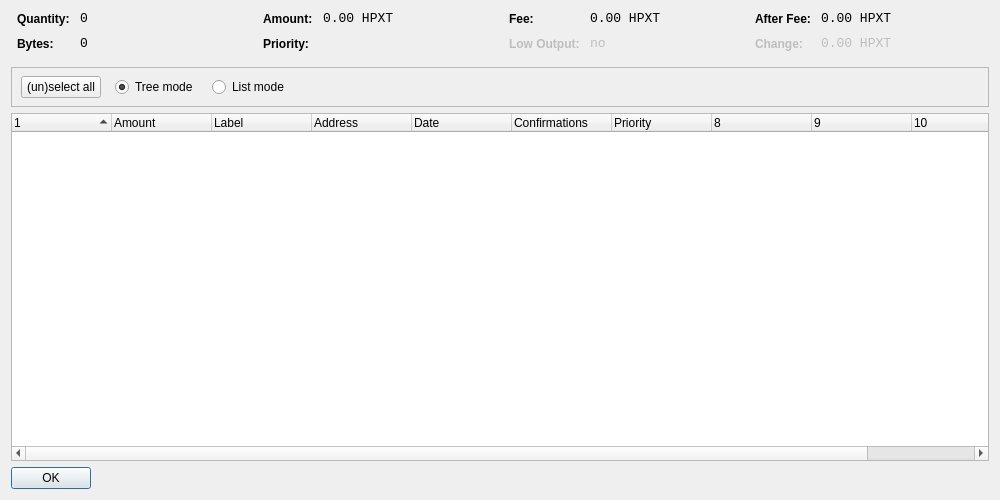
<?xml version="1.0" encoding="UTF-8"?>
<ui version="4.0">
 <class>CoinControlDialog</class>
 <widget class="QDialog" name="CoinControlDialog">
  <property name="geometry">
   <rect>
    <x>0</x>
    <y>0</y>
    <width>1000</width>
    <height>500</height>
   </rect>
  </property>
  <property name="windowTitle">
   <string>Coin Control</string>
  </property>
  <layout class="QVBoxLayout" name="verticalLayout">
   <item>
    <layout class="QHBoxLayout" name="horizontalLayoutTop" stretch="0,0,0,0">
     <property name="topMargin">
      <number>0</number>
     </property>
     <property name="bottomMargin">
      <number>10</number>
     </property>
     <item>
      <layout class="QFormLayout" name="formLayoutCoinControl1">
       <property name="horizontalSpacing">
        <number>10</number>
       </property>
       <property name="verticalSpacing">
        <number>10</number>
       </property>
       <property name="leftMargin">
        <number>6</number>
       </property>
       <property name="rightMargin">
        <number>6</number>
       </property>
       <item row="0" column="0">
        <widget class="QLabel" name="labelCoinControlQuantityText">
         <property name="styleSheet">
          <string notr="true">font-weight:bold;</string>
         </property>
         <property name="text">
          <string>Quantity:</string>
         </property>
        </widget>
       </item>
       <item row="0" column="1">
        <widget class="QLabel" name="labelCoinControlQuantity">
         <property name="font">
          <font>
           <family>Monospace</family>
           <pointsize>10</pointsize>
          </font>
         </property>
         <property name="cursor">
          <cursorShape>IBeamCursor</cursorShape>
         </property>
         <property name="contextMenuPolicy">
          <enum>Qt::ActionsContextMenu</enum>
         </property>
         <property name="text">
          <string notr="true">0</string>
         </property>
         <property name="textInteractionFlags">
          <set>Qt::LinksAccessibleByMouse|Qt::TextSelectableByKeyboard|Qt::TextSelectableByMouse</set>
         </property>
        </widget>
       </item>
       <item row="1" column="0">
        <widget class="QLabel" name="labelCoinControlBytesText">
         <property name="styleSheet">
          <string notr="true">font-weight:bold;</string>
         </property>
         <property name="text">
          <string>Bytes:</string>
         </property>
        </widget>
       </item>
       <item row="1" column="1">
        <widget class="QLabel" name="labelCoinControlBytes">
         <property name="font">
          <font>
           <family>Monospace</family>
           <pointsize>10</pointsize>
          </font>
         </property>
         <property name="cursor">
          <cursorShape>IBeamCursor</cursorShape>
         </property>
         <property name="contextMenuPolicy">
          <enum>Qt::ActionsContextMenu</enum>
         </property>
         <property name="text">
          <string notr="true">0</string>
         </property>
         <property name="textInteractionFlags">
          <set>Qt::LinksAccessibleByMouse|Qt::TextSelectableByKeyboard|Qt::TextSelectableByMouse</set>
         </property>
        </widget>
       </item>
      </layout>
     </item>
     <item>
      <layout class="QFormLayout" name="formLayoutCoinControl2">
       <property name="horizontalSpacing">
        <number>10</number>
       </property>
       <property name="verticalSpacing">
        <number>10</number>
       </property>
       <property name="leftMargin">
        <number>6</number>
       </property>
       <property name="rightMargin">
        <number>6</number>
       </property>
       <item row="0" column="0">
        <widget class="QLabel" name="labelCoinControlAmountText">
         <property name="styleSheet">
          <string notr="true">font-weight:bold;</string>
         </property>
         <property name="text">
          <string>Amount:</string>
         </property>
        </widget>
       </item>
       <item row="0" column="1">
        <widget class="QLabel" name="labelCoinControlAmount">
         <property name="font">
          <font>
           <family>Monospace</family>
           <pointsize>10</pointsize>
          </font>
         </property>
         <property name="cursor">
          <cursorShape>IBeamCursor</cursorShape>
         </property>
         <property name="contextMenuPolicy">
          <enum>Qt::ActionsContextMenu</enum>
         </property>
         <property name="text">
          <string notr="true">0.00 HPXT</string>
         </property>
         <property name="textInteractionFlags">
          <set>Qt::LinksAccessibleByMouse|Qt::TextSelectableByKeyboard|Qt::TextSelectableByMouse</set>
         </property>
        </widget>
       </item>
       <item row="1" column="0">
        <widget class="QLabel" name="labelCoinControlPriorityText">
         <property name="styleSheet">
          <string notr="true">font-weight:bold;</string>
         </property>
         <property name="text">
          <string>Priority:</string>
         </property>
        </widget>
       </item>
       <item row="1" column="1">
        <widget class="QLabel" name="labelCoinControlPriority">
         <property name="font">
          <font>
           <family>Monospace</family>
           <pointsize>10</pointsize>
          </font>
         </property>
         <property name="cursor">
          <cursorShape>IBeamCursor</cursorShape>
         </property>
         <property name="contextMenuPolicy">
          <enum>Qt::ActionsContextMenu</enum>
         </property>
         <property name="text">
          <string/>
         </property>
         <property name="textInteractionFlags">
          <set>Qt::LinksAccessibleByMouse|Qt::TextSelectableByKeyboard|Qt::TextSelectableByMouse</set>
         </property>
        </widget>
       </item>
      </layout>
     </item>
     <item>
      <layout class="QFormLayout" name="formLayoutCoinControl3">
       <property name="horizontalSpacing">
        <number>10</number>
       </property>
       <property name="verticalSpacing">
        <number>10</number>
       </property>
       <property name="leftMargin">
        <number>6</number>
       </property>
       <property name="rightMargin">
        <number>6</number>
       </property>
       <item row="0" column="0">
        <widget class="QLabel" name="labelCoinControlFeeText">
         <property name="styleSheet">
          <string notr="true">font-weight:bold;</string>
         </property>
         <property name="text">
          <string>Fee:</string>
         </property>
        </widget>
       </item>
       <item row="0" column="1">
        <widget class="QLabel" name="labelCoinControlFee">
         <property name="font">
          <font>
           <family>Monospace</family>
           <pointsize>10</pointsize>
          </font>
         </property>
         <property name="cursor">
          <cursorShape>IBeamCursor</cursorShape>
         </property>
         <property name="contextMenuPolicy">
          <enum>Qt::ActionsContextMenu</enum>
         </property>
         <property name="text">
          <string notr="true">0.00 HPXT</string>
         </property>
         <property name="textInteractionFlags">
          <set>Qt::LinksAccessibleByMouse|Qt::TextSelectableByKeyboard|Qt::TextSelectableByMouse</set>
         </property>
        </widget>
       </item>
       <item row="1" column="0">
        <widget class="QLabel" name="labelCoinControlLowOutputText">
         <property name="enabled">
          <bool>false</bool>
         </property>
         <property name="styleSheet">
          <string notr="true">font-weight:bold;</string>
         </property>
         <property name="text">
          <string>Low Output:</string>
         </property>
        </widget>
       </item>
       <item row="1" column="1">
        <widget class="QLabel" name="labelCoinControlLowOutput">
         <property name="enabled">
          <bool>false</bool>
         </property>
         <property name="font">
          <font>
           <family>Monospace</family>
           <pointsize>10</pointsize>
          </font>
         </property>
         <property name="cursor">
          <cursorShape>IBeamCursor</cursorShape>
         </property>
         <property name="contextMenuPolicy">
          <enum>Qt::ActionsContextMenu</enum>
         </property>
         <property name="text">
          <string notr="true">no</string>
         </property>
         <property name="textInteractionFlags">
          <set>Qt::LinksAccessibleByMouse|Qt::TextSelectableByKeyboard|Qt::TextSelectableByMouse</set>
         </property>
        </widget>
       </item>
      </layout>
     </item>
     <item>
      <layout class="QFormLayout" name="formLayoutCoinControl4">
       <property name="horizontalSpacing">
        <number>10</number>
       </property>
       <property name="verticalSpacing">
        <number>10</number>
       </property>
       <property name="leftMargin">
        <number>6</number>
       </property>
       <property name="rightMargin">
        <number>6</number>
       </property>
       <item row="0" column="0">
        <widget class="QLabel" name="labelCoinControlAfterFeeText">
         <property name="styleSheet">
          <string notr="true">font-weight:bold;</string>
         </property>
         <property name="text">
          <string>After Fee:</string>
         </property>
        </widget>
       </item>
       <item row="0" column="1">
        <widget class="QLabel" name="labelCoinControlAfterFee">
         <property name="font">
          <font>
           <family>Monospace</family>
           <pointsize>10</pointsize>
          </font>
         </property>
         <property name="cursor">
          <cursorShape>IBeamCursor</cursorShape>
         </property>
         <property name="contextMenuPolicy">
          <enum>Qt::ActionsContextMenu</enum>
         </property>
         <property name="text">
          <string notr="true">0.00 HPXT</string>
         </property>
         <property name="textInteractionFlags">
          <set>Qt::LinksAccessibleByMouse|Qt::TextSelectableByKeyboard|Qt::TextSelectableByMouse</set>
         </property>
        </widget>
       </item>
       <item row="1" column="0">
        <widget class="QLabel" name="labelCoinControlChangeText">
         <property name="enabled">
          <bool>false</bool>
         </property>
         <property name="styleSheet">
          <string notr="true">font-weight:bold;</string>
         </property>
         <property name="text">
          <string>Change:</string>
         </property>
        </widget>
       </item>
       <item row="1" column="1">
        <widget class="QLabel" name="labelCoinControlChange">
         <property name="enabled">
          <bool>false</bool>
         </property>
         <property name="font">
          <font>
           <family>Monospace</family>
           <pointsize>10</pointsize>
          </font>
         </property>
         <property name="cursor">
          <cursorShape>IBeamCursor</cursorShape>
         </property>
         <property name="contextMenuPolicy">
          <enum>Qt::ActionsContextMenu</enum>
         </property>
         <property name="text">
          <string notr="true">0.00 HPXT</string>
         </property>
         <property name="textInteractionFlags">
          <set>Qt::LinksAccessibleByMouse|Qt::TextSelectableByKeyboard|Qt::TextSelectableByMouse</set>
         </property>
        </widget>
       </item>
      </layout>
     </item>
    </layout>
   </item>
   <item>
    <widget class="QFrame" name="frame">
     <property name="minimumSize">
      <size>
       <width>0</width>
       <height>40</height>
      </size>
     </property>
     <property name="frameShape">
      <enum>QFrame::StyledPanel</enum>
     </property>
     <property name="frameShadow">
      <enum>QFrame::Sunken</enum>
     </property>
     <widget class="QWidget" name="horizontalLayoutWidget">
      <property name="geometry">
       <rect>
        <x>10</x>
        <y>0</y>
        <width>781</width>
        <height>41</height>
       </rect>
      </property>
      <layout class="QHBoxLayout" name="horizontalLayoutPanel" stretch="0,0,0,0,0">
       <property name="spacing">
        <number>14</number>
       </property>
       <item>
        <widget class="QPushButton" name="pushButtonSelectAll">
         <property name="sizePolicy">
          <sizepolicy hsizetype="Maximum" vsizetype="Fixed">
           <horstretch>0</horstretch>
           <verstretch>0</verstretch>
          </sizepolicy>
         </property>
         <property name="text">
          <string>(un)select all</string>
         </property>
        </widget>
       </item>
       <item>
        <widget class="QRadioButton" name="radioTreeMode">
         <property name="sizePolicy">
          <sizepolicy hsizetype="Maximum" vsizetype="Fixed">
           <horstretch>0</horstretch>
           <verstretch>0</verstretch>
          </sizepolicy>
         </property>
         <property name="text">
          <string>Tree mode</string>
         </property>
         <property name="checked">
          <bool>true</bool>
         </property>
        </widget>
       </item>
       <item>
        <widget class="QRadioButton" name="radioListMode">
         <property name="sizePolicy">
          <sizepolicy hsizetype="Maximum" vsizetype="Fixed">
           <horstretch>0</horstretch>
           <verstretch>0</verstretch>
          </sizepolicy>
         </property>
         <property name="text">
          <string>List mode</string>
         </property>
        </widget>
       </item>
       <item>
        <spacer name="horizontalSpacer">
         <property name="orientation">
          <enum>Qt::Horizontal</enum>
         </property>
         <property name="sizeHint" stdset="0">
          <size>
           <width>40</width>
           <height>20</height>
          </size>
         </property>
        </spacer>
       </item>
      </layout>
     </widget>
    </widget>
   </item>
   <item>
    <widget class="CoinControlTreeWidget" name="treeWidget">
     <property name="contextMenuPolicy">
      <enum>Qt::CustomContextMenu</enum>
     </property>
     <property name="sortingEnabled">
      <bool>false</bool>
     </property>
     <property name="columnCount">
      <number>11</number>
     </property>
     <attribute name="headerShowSortIndicator" stdset="0">
      <bool>true</bool>
     </attribute>
     <attribute name="headerStretchLastSection">
      <bool>false</bool>
     </attribute>
     <column>
      <property name="text">
       <string/>
      </property>
     </column>
     <column>
      <property name="text">
       <string>Amount</string>
      </property>
     </column>
     <column>
      <property name="text">
       <string>Label</string>
      </property>
     </column>
     <column>
      <property name="text">
       <string>Address</string>
      </property>
     </column>
     <column>
      <property name="text">
       <string>Date</string>
      </property>
     </column>
     <column>
      <property name="text">
       <string>Confirmations</string>
      </property>
      <property name="toolTip">
       <string>Confirmed</string>
      </property>
     </column>
     <column>
      <property name="text">
       <string>Priority</string>
      </property>
     </column>
     <column>
      <property name="text">
       <string/>
      </property>
     </column>
     <column>
      <property name="text">
       <string/>
      </property>
     </column>
     <column>
      <property name="text">
       <string/>
      </property>
     </column>
     <column>
      <property name="text">
       <string/>
      </property>
     </column>
    </widget>
   </item>
   <item>
    <widget class="QDialogButtonBox" name="buttonBox">
     <property name="sizePolicy">
      <sizepolicy hsizetype="Maximum" vsizetype="Fixed">
       <horstretch>0</horstretch>
       <verstretch>0</verstretch>
      </sizepolicy>
     </property>
     <property name="orientation">
      <enum>Qt::Horizontal</enum>
     </property>
     <property name="standardButtons">
      <set>QDialogButtonBox::Ok</set>
     </property>
    </widget>
   </item>
  </layout>
 </widget>
 <customwidgets>
  <customwidget>
   <class>CoinControlTreeWidget</class>
   <extends>QTreeWidget</extends>
   <header>coincontroltreewidget.h</header>
  </customwidget>
 </customwidgets>
 <resources/>
 <connections/>
</ui>
